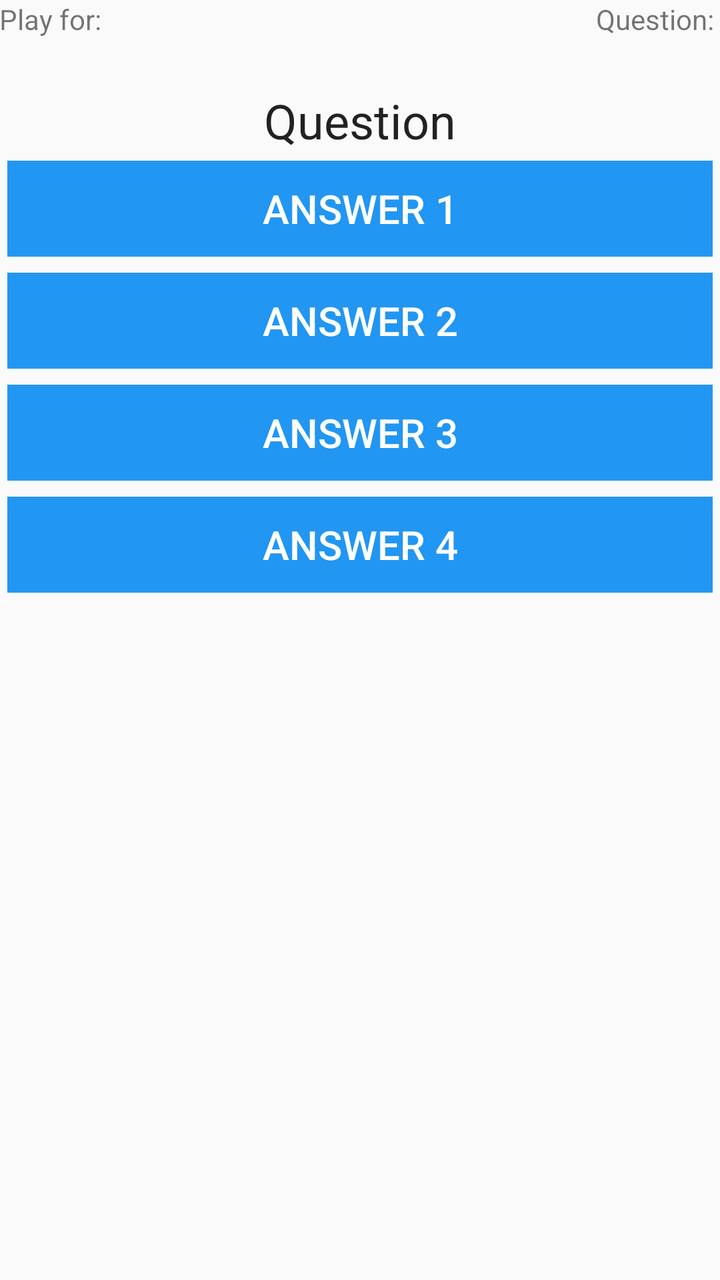
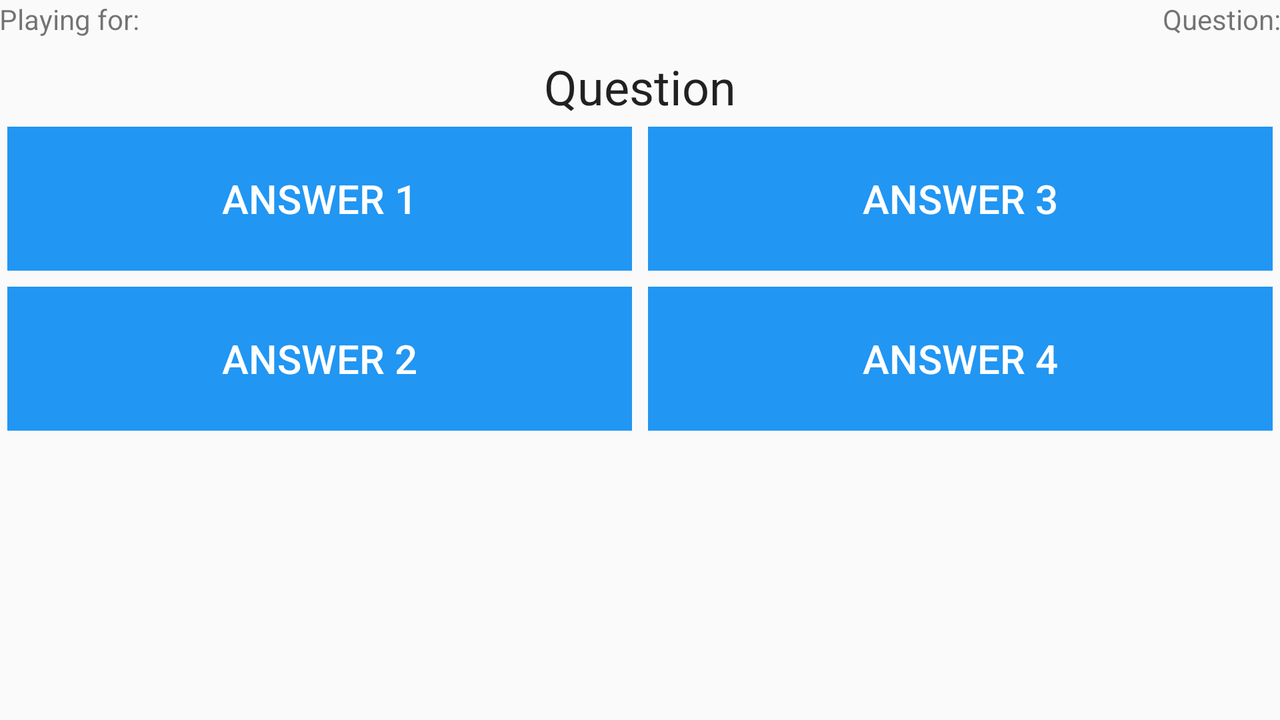

Two renders of one Android screen. The first uses the default layout on a phone; the second uses the alternative layout the repository ships for a different screen configuration, on a matching device. The two XML files are below.
<!-- AndroidManifest.xml: application theme AppTheme -->
<!-- res/layout/activity_play.xml -->
<?xml version="1.0" encoding="utf-8"?>
<RelativeLayout xmlns:android="http://schemas.android.com/apk/res/android"
    xmlns:tools="http://schemas.android.com/tools"
    android:layout_width="match_parent"
    android:layout_height="match_parent"
    android:paddingBottom="@dimen/activity_vertical_margin"
    android:paddingLeft="@dimen/activity_horizontal_margin"
    android:paddingRight="@dimen/activity_horizontal_margin"
    android:paddingTop="@dimen/activity_vertical_margin"
    tools:context=".activities.PlayActivity">

    <TextView
        android:layout_width="wrap_content"
        android:layout_height="wrap_content"
        android:text="Play for: "
        android:id="@+id/tvPrize"
        android:layout_alignParentTop="true"
        android:layout_alignParentLeft="true"
        android:layout_alignParentStart="true" />

    <TextView
        android:layout_width="wrap_content"
        android:layout_height="wrap_content"
        android:text="Question: "
        android:id="@+id/tvQuestionNumber"
        android:layout_alignParentTop="true"
        android:layout_alignParentRight="true"
        android:layout_alignParentEnd="true" />

    <TextView
        android:layout_width="wrap_content"
        android:layout_height="wrap_content"
        android:textAppearance="?android:attr/textAppearanceLarge"
        android:text="Question"
        android:id="@+id/tvQuestion"
        android:layout_below="@+id/tvQuestionNumber"
        android:layout_centerHorizontal="true"
        android:layout_marginTop="25dp"
        android:textSize="24sp"/>

    <Button
        android:layout_width="fill_parent"
        android:layout_height="wrap_content"
        android:text="Answer 1"
        android:id="@+id/bAnswer1"
        android:layout_below="@+id/tvQuestion"
        android:layout_marginTop="40dp"
        android:onClick="checkAnswer"
        android:textSize="20sp"
        style="@style/ButtonTheme"/>

    <Button
        android:layout_width="fill_parent"
        android:layout_height="wrap_content"
        android:text="Answer 2"
        android:id="@+id/bAnswer2"
        android:layout_below="@+id/bAnswer1"
        android:onClick="checkAnswer"
        android:textSize="20sp"
        style="@style/ButtonTheme"/>

    <Button
        android:layout_width="fill_parent"
        android:layout_height="wrap_content"
        android:text="Answer 3"
        android:id="@+id/bAnswer3"
        android:layout_below="@+id/bAnswer2"
        android:onClick="checkAnswer"
        android:textSize="20sp"
        style="@style/ButtonTheme"/>

    <Button
        android:layout_width="fill_parent"
        android:layout_height="wrap_content"
        android:text="Answer 4"
        android:id="@+id/bAnswer4"
        android:layout_below="@+id/bAnswer3"
        android:onClick="checkAnswer"
        android:textSize="20sp"
        style="@style/ButtonTheme"/>

</RelativeLayout>
<!-- resources referenced by this layout -->
<resources>
  <style name="ButtonTheme" parent="Base.Widget.AppCompat.Button.Borderless">
          <item name="android:background">@color/colorPrimary</item>
          <item name="android:layout_margin">4dp</item>
          <item name="android:layout_width">match_parent</item>
          <item name="android:layout_height">0dp</item>
          <item name="android:layout_weight">1</item>
          <item name="android:textSize">24sp</item>
          <item name="android:textColor">@color/colorText</item>
      </style>
  <style name="AppTheme" parent="Theme.AppCompat.Light.DarkActionBar">
          
          <item name="colorPrimary">@color/colorPrimary</item>
          <item name="colorPrimaryDark">@color/colorPrimaryDark</item>
          <item name="colorAccent">@color/colorAccent</item>
      </style>
  <color name="colorPrimary">#2196F3</color>
  <color name="colorText">#FFFFFF</color>
  <color name="colorPrimaryDark">#1976D2</color>
  <color name="colorAccent">#FF5252</color>
</resources>
<!-- res/layout-land/activity_play.xml (the author's variant of the layout above) -->
<!-- drawn on the phone turned sideways -->
<?xml version="1.0" encoding="utf-8"?>
<RelativeLayout xmlns:android="http://schemas.android.com/apk/res/android"
    xmlns:tools="http://schemas.android.com/tools"
    android:layout_width="match_parent"
    android:layout_height="match_parent"
    android:paddingBottom="@dimen/activity_vertical_margin"
    android:paddingLeft="@dimen/activity_horizontal_margin"
    android:paddingRight="@dimen/activity_horizontal_margin"
    android:paddingTop="@dimen/activity_vertical_margin"
    tools:context=".activities.PlayActivity">

    <TextView
        android:layout_width="wrap_content"
        android:layout_height="wrap_content"
        android:text="@string/en_juego"
        android:id="@+id/tvPrize"
        android:layout_alignParentTop="true"
        android:layout_alignParentLeft="true"
        android:layout_alignParentStart="true" />

    <TextView
        android:layout_width="wrap_content"
        android:layout_height="wrap_content"
        android:text="@string/pregunta"
        android:id="@+id/tvQuestionNumber"
        android:layout_alignParentTop="true"
        android:layout_alignParentRight="true"
        android:layout_alignParentEnd="true" />

    <TextView
        android:layout_width="wrap_content"
        android:layout_height="wrap_content"
        android:textAppearance="?android:attr/textAppearanceLarge"
        android:text="Question"
        android:id="@+id/tvQuestion"
        android:layout_below="@+id/tvQuestionNumber"
        android:layout_centerHorizontal="true"
        android:layout_marginTop="8dp"
        android:textSize="24sp"/>

    <LinearLayout
        android:layout_width="match_parent"
        android:layout_height="160dp"
        android:orientation="horizontal"
        android:layout_below="@id/tvQuestion"
        >

        <LinearLayout
            android:layout_width="0dp"
            android:layout_height="match_parent"
            android:orientation="vertical"
            android:layout_weight="1">
            <Button
                android:layout_width="fill_parent"
                android:layout_height="wrap_content"
                android:text="Answer 1"
                android:id="@+id/bAnswer1"
                android:layout_below="@+id/tvQuestion"
                android:layout_marginTop="40dp"
                android:onClick="checkAnswer"
                android:textSize="20sp"
                style="@style/ButtonTheme"/>

            <Button
                android:layout_width="fill_parent"
                android:layout_height="wrap_content"
                android:text="Answer 2"
                android:id="@+id/bAnswer2"
                android:layout_below="@+id/bAnswer1"
                android:onClick="checkAnswer"
                android:textSize="20sp"
                style="@style/ButtonTheme"/>
        </LinearLayout>

        <LinearLayout
            android:layout_width="0dp"
            android:layout_height="match_parent"
            android:orientation="vertical"
            android:layout_weight="1">
            <Button
                android:layout_width="fill_parent"
                android:layout_height="wrap_content"
                android:text="Answer 3"
                android:id="@+id/bAnswer3"
                android:layout_below="@+id/bAnswer2"
                android:onClick="checkAnswer"
                android:textSize="20sp"
                style="@style/ButtonTheme"/>

            <Button
                android:layout_width="fill_parent"
                android:layout_height="wrap_content"
                android:text="Answer 4"
                android:id="@+id/bAnswer4"
                android:layout_below="@+id/bAnswer3"
                android:onClick="checkAnswer"
                android:textSize="20sp"
                style="@style/ButtonTheme"/>
        </LinearLayout>

    </LinearLayout>




</RelativeLayout>
<!-- resources referenced by the variant -->
<!-- as the phone turned sideways resolves them -->
<resources>
  <string name="en_juego">Playing for: </string>
  <string name="pregunta">Question: </string>
  <style name="ButtonTheme" parent="Base.Widget.AppCompat.Button.Borderless">
          <item name="android:background">@color/colorPrimary</item>
          <item name="android:layout_margin">4dp</item>
          <item name="android:layout_width">match_parent</item>
          <item name="android:layout_height">0dp</item>
          <item name="android:layout_weight">1</item>
          <item name="android:textSize">24sp</item>
          <item name="android:textColor">@color/colorText</item>
      </style>
  <style name="AppTheme" parent="Theme.AppCompat.Light.DarkActionBar">
          
          <item name="colorPrimary">@color/colorPrimary</item>
          <item name="colorPrimaryDark">@color/colorPrimaryDark</item>
          <item name="colorAccent">@color/colorAccent</item>
      </style>
  <color name="colorPrimary">#2196F3</color>
  <color name="colorText">#FFFFFF</color>
  <color name="colorPrimaryDark">#1976D2</color>
  <color name="colorAccent">#FF5252</color>
</resources>
